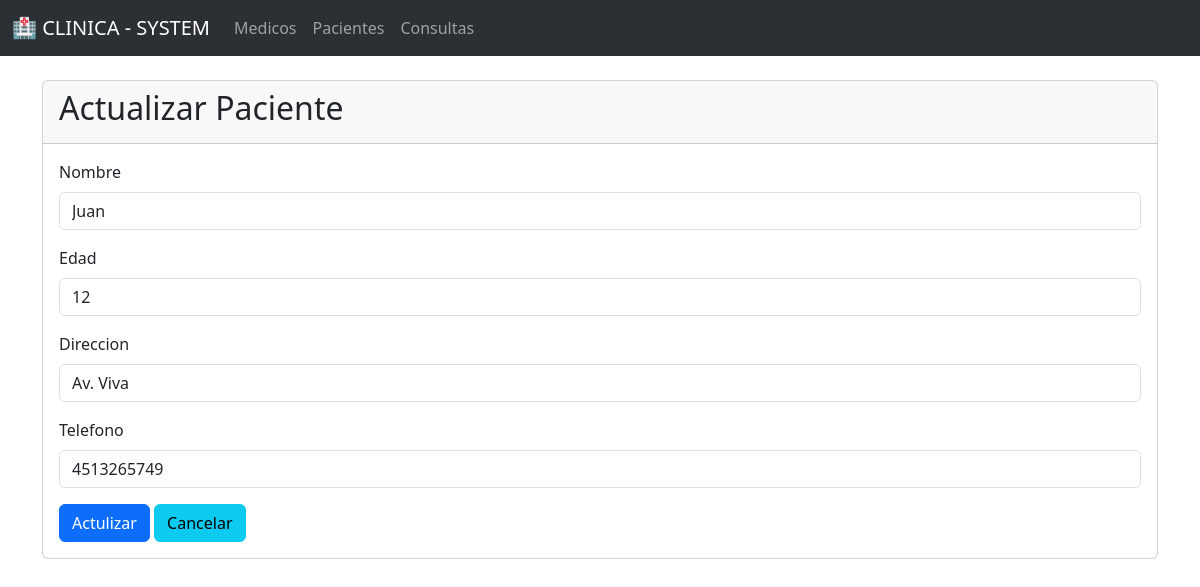
The page /pacientes/edit/1 on the database its author committed.
### models/paciente_model.py (models this page shows, shortened)
class Paciente(db.Model):
    __tablename__ = "pacientes"
    id_paciente = db.Column(db.Integer, primary_key=True)
    nombre = db.Column(db.String(80), nullable=False)
    edad = db.Column(db.Integer, nullable=False)
    direccion = db.Column(db.String(200))
    telefono = db.Column(db.Integer, nullable=False)
    consultas = db.relationship("Consulta", back_populates="paciente", cascade="all, delete-orphan")
    @staticmethod
    def get_by_id(id):
        return Paciente.query.get(id)
    def delete(self):
        db.session.delete(self)
        db.session.commit()

### controllers/paciente_controller.py (the view, shortened to what this page needs)
@paciente_bp.route("/edit/<int:id_patient>", methods=["GET", "POST"])
def edit_patient(id_patient):
    paciente = Paciente.get_by_id(id_patient)
    return paciente_views.edit_patient(paciente)

### app.py (called while the page is built)
@app.context_processor
def inject_active_route():
    def is_active(path):
        return "active" if request.path == path else ''
    return dict(is_active = is_active)

### views/paciente_views.py (called while the page is built)
def edit_patient(paciente):
    return render_template("pacientes/edit.html", paciente=paciente)

### templates/pacientes/edit.html (shortened to what this page needs)
{% extends 'base.html' %}
{% block content %}
<div class="card">
    <div class="card-header">
        <h2>Actualizar Paciente</h2>
    </div>
    <div class="card-body">
        <form action="{{url_for('paciente.edit_patient', id_patient=paciente.id_paciente)}}" method="post">
            <div class="mb-3">
                <label for="nombre" class="form-label">Nombre</label>
                <input type="text" class="form-control" id="nombre" name="nombre" value="{{ paciente.nombre }}" required>
            </div>
            <div class="mb-3">
                <label for="edad" class="form-label">Edad</label>
                <input type="number" class="form-control" id="edad" name="edad" value="{{ paciente.edad }}" required>
            </div>
            <div class="mb-3">
                <label for="direccion" class="form-label">Direccion</label>
                <input type="text" class="form-control" id="direccion" name="direccion" value="{{ paciente.direccion }}" required>
            </div>
            <div class="mb-3">
                <label for="telefono" class="form-label">Telefono</label>
                <input type="number" class="form-control" id="telefono" name="telefono" value="{{ paciente.telefono}}" required>
            </div>
            <button type="submit" class="btn btn-primary">Actulizar</button>
            <a href="{{ url_for('paciente.index') }}" class="btn btn-info">Cancelar</a>
        </form>
    </div>
</div>
{% endblock %}

### rows shown on the page
Paciente: nombre "Juan", edad "12", direccion "Av. Viva", telefono "4513265749"
